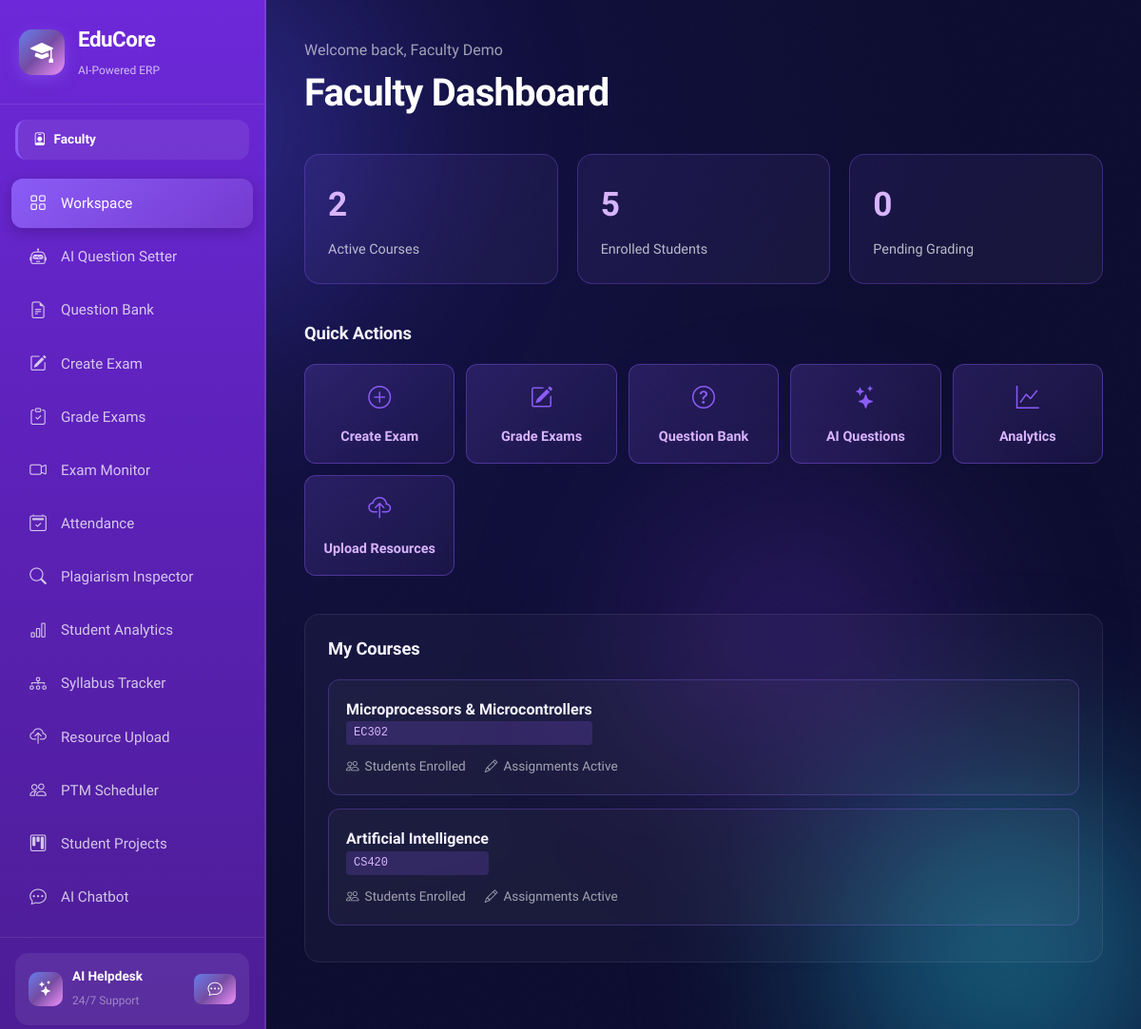
The page /faculty/dashboard.php (signed in) on the database as committed earlier.
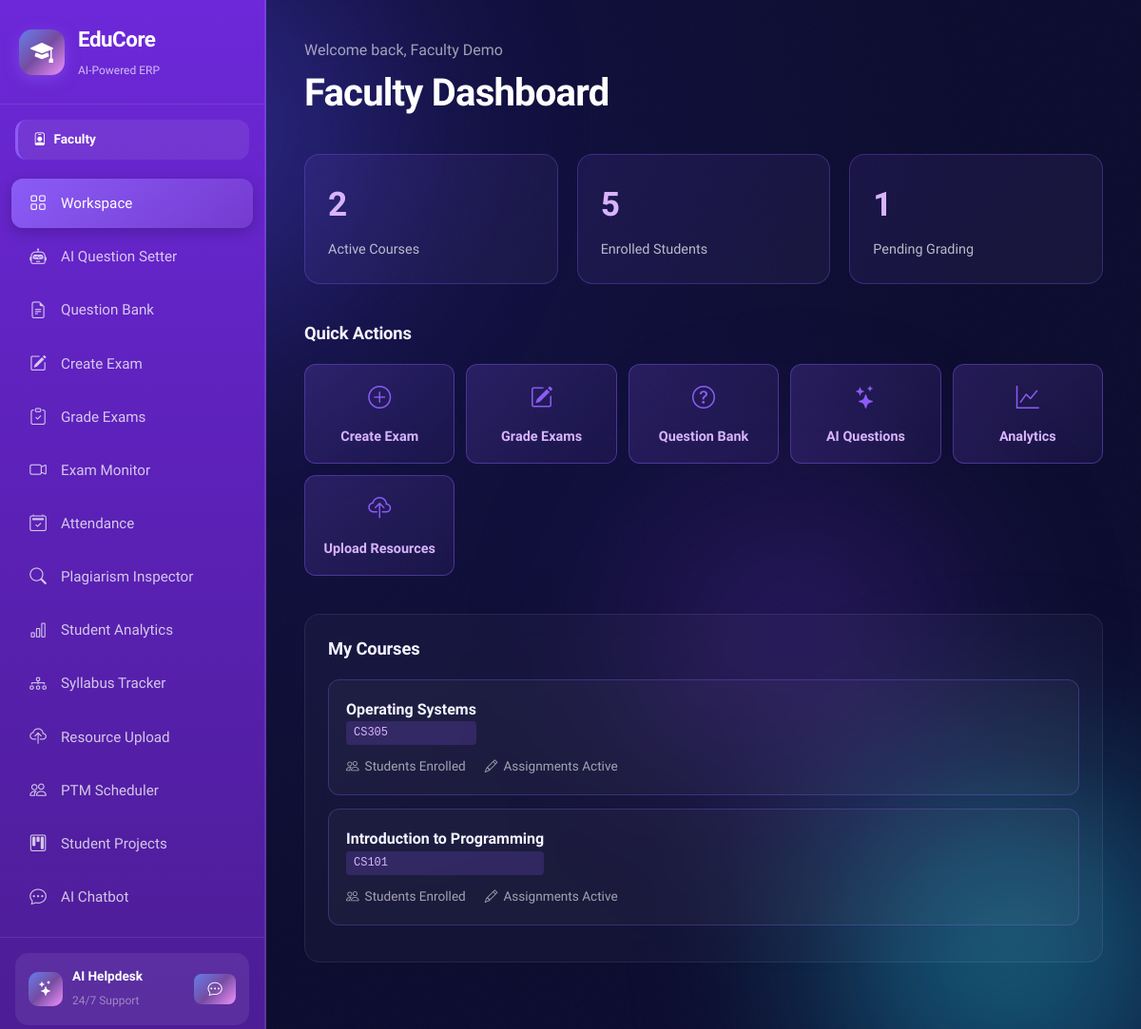
The same page on the database as committed later.
### tables this page shows
CREATE TABLE IF NOT EXISTS courses (
    id INT AUTO_INCREMENT PRIMARY KEY,
    code VARCHAR(20) NOT NULL UNIQUE,
    title VARCHAR(200) NOT NULL,
    department VARCHAR(100),
    credits INT DEFAULT 3,
    semester INT DEFAULT NULL,
    faculty_id INT,
    FOREIGN KEY (faculty_id) REFERENCES users(id) ON DELETE SET NULL
);

### faculty/dashboard.php (the view, shortened to what the changed rows need)
<?php
$pdo = getDbConnection();
$currentUser = getCurrentUser();
try {
    $statsQueries = [
        'total_courses' => 'SELECT COUNT(*) as count FROM courses WHERE faculty_id = ?',
        'total_students' => 'SELECT COUNT(*) as count FROM users WHERE role = "student"',
        'pending_grading' => 'SELECT COUNT(*) as count FROM exams WHERE status = "completed" AND course_id IN (SELECT id FROM courses WHERE faculty_id = ?)',
        'recent_courses' => 'SELECT * FROM courses WHERE faculty_id = ? ORDER BY id DESC LIMIT 5'
    ];
    $stats = [];
    $userId = $currentUser['id'];
    $coursesStmt = $pdo->prepare($statsQueries['total_courses']);
    $coursesStmt->execute([$userId]);
    $stats['total_courses'] = $coursesStmt->fetch()['count'] ?? 0;
    $studentsStmt = $pdo->query($statsQueries['total_students']);
    $stats['total_students'] = $studentsStmt->fetch()['count'] ?? 0;
    $gradingStmt = $pdo->prepare($statsQueries['pending_grading']);
    $gradingStmt->execute([$userId]);
    $stats['pending_grading'] = $gradingStmt->fetch()['count'] ?? 0;
    $recentStmt = $pdo->prepare($statsQueries['recent_courses']);
    $recentStmt->execute([$userId]);
    $stats['recent_courses'] = $recentStmt->fetchAll();
} catch (Exception $e) {
    error_log('[Faculty Dashboard] Error: ' . $e->getMessage());
}
?>
<!DOCTYPE html>
<html lang="en">
<head>
    <?php $portalBase = '..'; include __DIR__ . '/../includes/portal_head.php'; ?>
</head>
<body class="portal-page" data-role="faculty">
    <div class="container-shell">
        <?php include __DIR__ . '/../includes/sidebar.php'; ?>
        <main style="flex: 1; z-index: 2; padding: 40px 20px;">
            <div class="container">
                <div style="margin-bottom: 40px;">
                    <h1 class="h-display" style="margin: 0;">Faculty Dashboard</h1>
                </div>
                <div class="faculty-stats">
                    <div class="stat-card-faculty">
                        <div class="stat-number-faculty"><?php echo $stats['pending_grading'] ?? 0; ?></div>
                        <div class="stat-label-faculty">Pending Grading</div>
                    </div>
                </div>
                <div style="margin-bottom: 40px;">
                    <h2 class="section-title" style="margin-bottom: 20px;">Quick Actions</h2>
                </div>
                <div class="section-box">
                    <h2 class="section-title" style="margin-bottom: 20px;">My Courses</h2>
                    <div>
                        <?php if (!empty($stats['recent_courses'])): ?>
                            <?php foreach ($stats['recent_courses'] as $course): ?>
                                <div class="course-card">
                                    <div class="course-header">
                                        <div>
                                            <div class="course-name"><?php echo htmlspecialchars($course['title']); ?></div>
                                            <div class="course-code"><?php echo htmlspecialchars($course['code'] ?? 'N/A'); ?></div>
                                        </div>
                                    </div>
                                    <div class="course-stats">
                                        <div class="stat-item">
                                            <i class="bi bi-people"></i>
                                            <span>Students Enrolled</span>
                                        </div>
                                        <div class="stat-item">
                                            <i class="bi bi-pencil"></i>
                                            <span>Assignments Active</span>
                                        </div>
                                    </div>
                                </div>
                            <?php endforeach; ?>
                        <?php else: ?>
                            <p style="text-align: center; color: rgba(255, 255, 255, 0.5);">No courses assigned yet</p>
                        <?php endif; ?>
                    </div>
                </div>
            </div>
        </main>
    </div>
</body>
</html>

### includes/sidebar.php (shortened to what the changed rows need)
<?php
if (!isset($user) || !is_array($user)) {
    $user = getCurrentUser() ?? ($currentUser ?? null);
}
$role = $user['role'] ?? 'student';
$navItems = [];
switch ($role) {
    case 'faculty':
        $navItems = [
            ['icon' => 'bi-grid', 'label' => 'Workspace', 'href' => 'dashboard.php', 'color' => '#8b5cf6'],
            ['icon' => 'bi-robot', 'label' => 'AI Question Setter', 'href' => 'aiQuestionGeneration.php', 'color' => '#ec4899'],
            ['icon' => 'bi-file-earmark-text', 'label' => 'Question Bank', 'href' => 'questionBank.php', 'color' => '#06b6d4'],
            ['icon' => 'bi-pencil-square', 'label' => 'Create Exam', 'href' => 'examCreate.php', 'color' => '#3b82f6'],
            ['icon' => 'bi-clipboard-check', 'label' => 'Grade Exams', 'href' => 'examGrading.php', 'color' => '#f59e0b'],
            ['icon' => 'bi-camera-video', 'label' => 'Exam Monitor', 'href' => 'examMoniter.php', 'color' => '#ef4444'],
            ['icon' => 'bi-calendar2-check', 'label' => 'Attendance', 'href' => 'attendance.php', 'color' => '#22c55e'],
            ['icon' => 'bi-search', 'label' => 'Plagiarism Inspector', 'href' => 'aiPlagarismInspector.php', 'color' => '#f43f5e'],
            ['icon' => 'bi-bar-chart', 'label' => 'Student Analytics', 'href' => 'studentAnalytics.php', 'color' => '#10b981'],
            ['icon' => 'bi-diagram-3', 'label' => 'Syllabus Tracker', 'href' => 'syllabusTracker.php', 'color' => '#14b8a6'],
            ['icon' => 'bi-cloud-upload', 'label' => 'Resource Upload', 'href' => 'resourceUpload.php', 'color' => '#0ea5e9'],
            ['icon' => 'bi-people', 'label' => 'PTM Scheduler', 'href' => 'ptmScheduler.php', 'color' => '#6366f1'],
            ['icon' => 'bi-kanban', 'label' => 'Student Projects', 'href' => 'projectsManage.php', 'color' => '#a855f7'],
            ['icon' => 'bi-chat-dots', 'label' => 'AI Chatbot', 'href' => 'teacherChatbot.php', 'color' => '#d946ef'],
        ];
        break;
}
$currentPage = basename($_SERVER['PHP_SELF']);
?>
<aside class="sidebar" id="sidebar">
    <nav class="sidebar-nav">
        <?php foreach ($navItems as $item): ?>
        <a href="<?= $item['href'] ?>" class="nav-item <?= $currentPage === $item['href'] ? 'active' : '' ?>"
           style="--item-color: <?= $item['color'] ?>">
            <i class="bi <?= $item['icon'] ?>"></i>
            <span><?= $item['label'] ?></span>
        </a>
        <?php endforeach; ?>
    </nav>
</aside>

Rows that differ between the two databases and show on the page:
no longer on this page (row edited): courses: title "Microprocessors & Microcontrollers", code "EC302"
no longer on this page (row edited): courses: title "Artificial Intelligence", code "CS420"
now on this page (row edited): courses: title "Operating Systems", code "CS305"
now on this page (row edited): courses: title "Introduction to Programming", code "CS101"
Other text that changed with them:
$stats['pending_grading']: "0" → "1"
